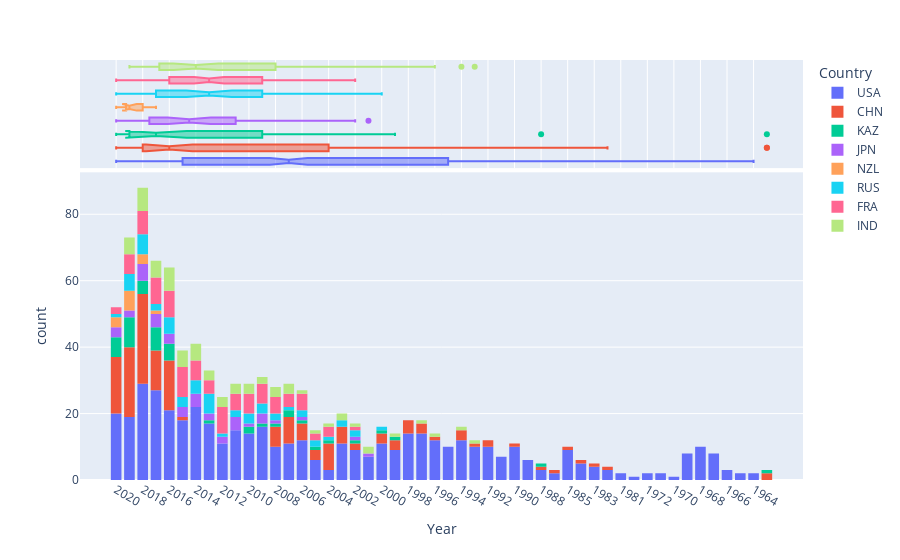

This figure's notebook cell:
### Code cell
fig = px.histogram(df, x="Year", color="Country", marginal="box", hover_data=df.columns)
fig.show()

### Figure 1 — Plotly figure (JSON) as saved in the notebook; plotly's stock layout.template omitted (floating-point values rounded to 4 significant figures; data arrays with more than 128 entries replaced by an {"elided": "..."} marker saying what was removed)
{"data": [{"alignmentgroup": "True", "bingroup": "x", "hovertemplate": "Country=USA<br>Year=%{x}<br>count=%{y}<extra></extra>", "legendgroup": "USA", "marker": {"color": "#636efa", "pattern": {"shape": ""}}, "name": "USA", "offsetgroup": "USA", "orientation": "v", "showlegend": true, "type": "histogram", "x": {"elided": "490 str values"}, "xaxis": "x", "yaxis": "y"}, {"alignmentgroup": "True", "customdata": {"elided": "490x12 mixed values"}, "hovertemplate": "Country=%{customdata[9]}<br>Year=%{x}<br>Unnamed: 0.1=%{customdata[0]}<br>Unnamed: 0=%{customdata[1]}<br>Organisation=%{customdata[2]}<br>Location=%{customdata[3]}<br>Date=%{customdata[4]}<br>Detail=%{customdata[5]}<br>Rocket_Status=%{customdata[6]}<br>Price=%{customdata[7]}<br>Mission_Status=%{customdata[8]}<br>Month=%{customdata[10]}<br>is_fail=%{customdata[11]}<extra></extra>", "legendgroup": "USA", "marker": {"color": "#636efa"}, "name": "USA", "notched": true, "offsetgroup": "USA", "showlegend": false, "type": "box", "x": {"elided": "490 str values"}, "xaxis": "x2", "yaxis": "y2"}, {"alignmentgroup": "True", "bingroup": "x", "hovertemplate": "Country=CHN<br>Year=%{x}<br>count=%{y}<extra></extra>", "legendgroup": "CHN", "marker": {"color": "#EF553B", "pattern": {"shape": ""}}, "name": "CHN", "offsetgroup": "CHN", "orientation": "v", "showlegend": true, "type": "histogram", "x": {"elided": "159 str values"}, "xaxis": "x", "yaxis": "y"}, {"alignmentgroup": "True", "customdata": {"elided": "159x12 mixed values"}, "hovertemplate": "Country=%{customdata[9]}<br>Year=%{x}<br>Unnamed: 0.1=%{customdata[0]}<br>Unnamed: 0=%{customdata[1]}<br>Organisation=%{customdata[2]}<br>Location=%{customdata[3]}<br>Date=%{customdata[4]}<br>Detail=%{customdata[5]}<br>Rocket_Status=%{customdata[6]}<br>Price=%{customdata[7]}<br>Mission_Status=%{customdata[8]}<br>Month=%{customdata[10]}<br>is_fail=%{customdata[11]}<extra></extra>", "legendgroup": "CHN", "marker": {"color": "#EF553B"}, "name": "CHN", "notched": true, "offsetgroup": "CHN", "showlegend": false, "type": "box", "x": {"elided": "159 str values"}, "xaxis": "x2", "yaxis": "y2"}, {"alignmentgroup": "True", "bingroup": "x", "hovertemplate": "Country=KAZ<br>Year=%{x}<br>count=%{y}<extra></extra>", "legendgroup": "KAZ", "marker": {"color": "#00cc96", "pattern": {"shape": ""}}, "name": "KAZ", "offsetgroup": "KAZ", "orientation": "v", "showlegend": true, "type": "histogram", "x": ["2020", "2020", "2020", "2020", "2020", "2020", "2019", "2019", "2019", "2019", "2019", "2019", "2019", "2019", "2019", "2018", "2018", "2018", "2018", "2017", "2017", "2017", "2017", "2017", "2017", "2017", "2016", "2016", "2016", "2016", "2016", "2013", "2010", "2010", "2009", "2008", "2007", "2007", "2006", "2005", "2004", "2002", "2000", "1999", "1988", "1987"], "xaxis": "x", "yaxis": "y"}, {"alignmentgroup": "True", "customdata": {"elided": "46x12 mixed values"}, "hovertemplate": "Country=%{customdata[9]}<br>Year=%{x}<br>Unnamed: 0.1=%{customdata[0]}<br>Unnamed: 0=%{customdata[1]}<br>Organisation=%{customdata[2]}<br>Location=%{customdata[3]}<br>Date=%{customdata[4]}<br>Detail=%{customdata[5]}<br>Rocket_Status=%{customdata[6]}<br>Price=%{customdata[7]}<br>Mission_Status=%{customdata[8]}<br>Month=%{customdata[10]}<br>is_fail=%{customdata[11]}<extra></extra>", "legendgroup": "KAZ", "marker": {"color": "#00cc96"}, "name": "KAZ", "notched": true, "offsetgroup": "KAZ", "showlegend": false, "type": "box", "x": ["2020", "2020", "2020", "2020", "2020", "2020", "2019", "2019", "2019", "2019", "2019", "2019", "2019", "2019", "2019", "2018", "2018", "2018", "2018", "2017", "2017", "2017", "2017", "2017", "2017", "2017", "2016", "2016", "2016", "2016", "2016", "2013", "2010", "2010", "2009", "2008", "2007", "2007", "2006", "2005", "2004", "2002", "2000", "1999", "1988", "1987"], "xaxis": "x2", "yaxis": "y2"}, {"alignmentgroup": "True", "bingroup": "x", "hovertemplate": "Country=JPN<br>Year=%{x}<br>count=%{y}<extra></extra>", "legendgroup": "JPN", "marker": {"color": "#ab63fa", "pattern": {"shape": ""}}, "name": "JPN", "offsetgroup": "JPN", "orientation": "v", "showlegend": true, "type": "histogram", "x": ["2020", "2020", "2020", "2019", "2019", "2018", "2018", "2018", "2018", "2018", "2017", "2017", "2017", "2017", "2016", "2016", "2016", "2015", "2015", "2015", "2014", "2014", "2014", "2014", "2013", "2013", "2012", "2012", "2011", "2011", "2011", "2011", "2010", "2009", "2009", "2009", "2008", "2006", "2002", "2001"], "xaxis": "x", "yaxis": "y"}, {"alignmentgroup": "True", "customdata": {"elided": "40x12 mixed values"}, "hovertemplate": "Country=%{customdata[9]}<br>Year=%{x}<br>Unnamed: 0.1=%{customdata[0]}<br>Unnamed: 0=%{customdata[1]}<br>Organisation=%{customdata[2]}<br>Location=%{customdata[3]}<br>Date=%{customdata[4]}<br>Detail=%{customdata[5]}<br>Rocket_Status=%{customdata[6]}<br>Price=%{customdata[7]}<br>Mission_Status=%{customdata[8]}<br>Month=%{customdata[10]}<br>is_fail=%{customdata[11]}<extra></extra>", "legendgroup": "JPN", "marker": {"color": "#ab63fa"}, "name": "JPN", "notched": true, "offsetgroup": "JPN", "showlegend": false, "type": "box", "x": ["2020", "2020", "2020", "2019", "2019", "2018", "2018", "2018", "2018", "2018", "2017", "2017", "2017", "2017", "2016", "2016", "2016", "2015", "2015", "2015", "2014", "2014", "2014", "2014", "2013", "2013", "2012", "2012", "2011", "2011", "2011", "2011", "2010", "2009", "2009", "2009", "2008", "2006", "2002", "2001"], "xaxis": "x2", "yaxis": "y2"}, {"alignmentgroup": "True", "bingroup": "x", "hovertemplate": "Country=NZL<br>Year=%{x}<br>count=%{y}<extra></extra>", "legendgroup": "NZL", "marker": {"color": "#FFA15A", "pattern": {"shape": ""}}, "name": "NZL", "offsetgroup": "NZL", "orientation": "v", "showlegend": true, "type": "histogram", "x": ["2020", "2020", "2020", "2019", "2019", "2019", "2019", "2019", "2019", "2018", "2018", "2018", "2017"], "xaxis": "x", "yaxis": "y"}, {"alignmentgroup": "True", "customdata": {"elided": "13x12 mixed values"}, "hovertemplate": "Country=%{customdata[9]}<br>Year=%{x}<br>Unnamed: 0.1=%{customdata[0]}<br>Unnamed: 0=%{customdata[1]}<br>Organisation=%{customdata[2]}<br>Location=%{customdata[3]}<br>Date=%{customdata[4]}<br>Detail=%{customdata[5]}<br>Rocket_Status=%{customdata[6]}<br>Price=%{customdata[7]}<br>Mission_Status=%{customdata[8]}<br>Month=%{customdata[10]}<br>is_fail=%{customdata[11]}<extra></extra>", "legendgroup": "NZL", "marker": {"color": "#FFA15A"}, "name": "NZL", "notched": true, "offsetgroup": "NZL", "showlegend": false, "type": "box", "x": ["2020", "2020", "2020", "2019", "2019", "2019", "2019", "2019", "2019", "2018", "2018", "2018", "2017"], "xaxis": "x2", "yaxis": "y2"}, {"alignmentgroup": "True", "bingroup": "x", "hovertemplate": "Country=RUS<br>Year=%{x}<br>count=%{y}<extra></extra>", "legendgroup": "RUS", "marker": {"color": "#19d3f3", "pattern": {"shape": ""}}, "name": "RUS", "offsetgroup": "RUS", "orientation": "v", "showlegend": true, "type": "histogram", "x": ["2020", "2019", "2019", "2019", "2019", "2019", "2018", "2018", "2018", "2018", "2018", "2018", "2017", "2017", "2016", "2016", "2016", "2016", "2016", "2015", "2015", "2015", "2014", "2014", "2014", "2014", "2013", "2013", "2013", "2013", "2013", "2013", "2012", "2011", "2011", "2010", "2010", "2010", "2009", "2009", "2009", "2008", "2008", "2007", "2006", "2006", "2005", "2005", "2004", "2003", "2003", "2002", "2002", "2000"], "xaxis": "x", "yaxis": "y"}, {"alignmentgroup": "True", "customdata": {"elided": "54x12 mixed values"}, "hovertemplate": "Country=%{customdata[9]}<br>Year=%{x}<br>Unnamed: 0.1=%{customdata[0]}<br>Unnamed: 0=%{customdata[1]}<br>Organisation=%{customdata[2]}<br>Location=%{customdata[3]}<br>Date=%{customdata[4]}<br>Detail=%{customdata[5]}<br>Rocket_Status=%{customdata[6]}<br>Price=%{customdata[7]}<br>Mission_Status=%{customdata[8]}<br>Month=%{customdata[10]}<br>is_fail=%{customdata[11]}<extra></extra>", "legendgroup": "RUS", "marker": {"color": "#19d3f3"}, "name": "RUS", "notched": true, "offsetgroup": "RUS", "showlegend": false, "type": "box", "x": ["2020", "2019", "2019", "2019", "2019", "2019", "2018", "2018", "2018", "2018", "2018", "2018", "2017", "2017", "2016", "2016", "2016", "2016", "2016", "2015", "2015", "2015", "2014", "2014", "2014", "2014", "2013", "2013", "2013", "2013", "2013", "2013", "2012", "2011", "2011", "2010", "2010", "2010", "2009", "2009", "2009", "2008", "2008", "2007", "2006", "2006", "2005", "2005", "2004", "2003", "2003", "2002", "2002", "2000"], "xaxis": "x2", "yaxis": "y2"}, {"alignmentgroup": "True", "bingroup": "x", "hovertemplate": "Country=FRA<br>Year=%{x}<br>count=%{y}<extra></extra>", "legendgroup": "FRA", "marker": {"color": "#FF6692", "pattern": {"shape": ""}}, "name": "FRA", "offsetgroup": "FRA", "orientation": "v", "showlegend": true, "type": "histogram", "x": ["2020", "2020", "2019", "2019", "2019", "2019", "2019", "2019", "2018", "2018", "2018", "2018", "2018", "2018", "2018", "2017", "2017", "2017", "2017", "2017", "2017", "2017", "2017", "2016", "2016", "2016", "2016", "2016", "2016", "2016", "2016", "2015", "2015", "2015", "2015", "2015", "2015", "2015", "2015", "2015", "2014", "2014", "2014", "2014", "2014", "2014", "2013", "2013", "2013", "2013", "2012", "2012", "2012", "2012", "2012", "2012", "2012", "2012", "2011", "2011", "2011", "2011", "2011", "2010", "2010", "2010", "2010", "2010", "2010", "2009", "2009", "2009", "2009", "2009", "2009", "2008", "2008", "2008", "2008", "2008", "2007", "2007", "2007", "2007", "2006", "2006", "2006", "2006", "2006", "2005", "2005", "2004", "2004", "2004", "2002"], "xaxis": "x", "yaxis": "y"}, {"alignmentgroup": "True", "customdata": {"elided": "95x12 mixed values"}, "hovertemplate": "Country=%{customdata[9]}<br>Year=%{x}<br>Unnamed: 0.1=%{customdata[0]}<br>Unnamed: 0=%{customdata[1]}<br>Organisation=%{customdata[2]}<br>Location=%{customdata[3]}<br>Date=%{customdata[4]}<br>Detail=%{customdata[5]}<br>Rocket_Status=%{customdata[6]}<br>Price=%{customdata[7]}<br>Mission_Status=%{customdata[8]}<br>Month=%{customdata[10]}<br>is_fail=%{customdata[11]}<extra></extra>", "legendgroup": "FRA", "marker": {"color": "#FF6692"}, "name": "FRA", "notched": true, "offsetgroup": "FRA", "showlegend": false, "type": "box", "x": ["2020", "2020", "2019", "2019", "2019", "2019", "2019", "2019", "2018", "2018", "2018", "2018", "2018", "2018", "2018", "2017", "2017", "2017", "2017", "2017", "2017", "2017", "2017", "2016", "2016", "2016", "2016", "2016", "2016", "2016", "2016", "2015", "2015", "2015", "2015", "2015", "2015", "2015", "2015", "2015", "2014", "2014", "2014", "2014", "2014", "2014", "2013", "2013", "2013", "2013", "2012", "2012", "2012", "2012", "2012", "2012", "2012", "2012", "2011", "2011", "2011", "2011", "2011", "2010", "2010", "2010", "2010", "2010", "2010", "2009", "2009", "2009", "2009", "2009", "2009", "2008", "2008", "2008", "2008", "2008", "2007", "2007", "2007", "2007", "2006", "2006", "2006", "2006", "2006", "2005", "2005", "2004", "2004", "2004", "2002"], "xaxis": "x2", "yaxis": "y2"}, {"alignmentgroup": "True", "bingroup": "x", "hovertemplate": "Country=IND<br>Year=%{x}<br>count=%{y}<extra></extra>", "legendgroup": "IND", "marker": {"color": "#B6E880", "pattern": {"shape": ""}}, "name": "IND", "offsetgroup": "IND", "orientation": "v", "showlegend": true, "type": "histogram", "x": ["2019", "2019", "2019", "2019", "2019", "2018", "2018", "2018", "2018", "2018", "2018", "2018", "2017", "2017", "2017", "2017", "2017", "2016", "2016", "2016", "2016", "2016", "2016", "2016", "2015", "2015", "2015", "2015", "2015", "2014", "2014", "2014", "2014", "2014", "2013", "2013", "2013", "2012", "2012", "2012", "2011", "2011", "2011", "2010", "2010", "2010", "2009", "2009", "2008", "2008", "2008", "2007", "2007", "2007", "2006", "2005", "2004", "2003", "2003", "2002", "2001", "2001", "1999", "1997", "1996", "1994", "1993"], "xaxis": "x", "yaxis": "y"}, {"alignmentgroup": "True", "customdata": {"elided": "67x12 mixed values"}, "hovertemplate": "Country=%{customdata[9]}<br>Year=%{x}<br>Unnamed: 0.1=%{customdata[0]}<br>Unnamed: 0=%{customdata[1]}<br>Organisation=%{customdata[2]}<br>Location=%{customdata[3]}<br>Date=%{customdata[4]}<br>Detail=%{customdata[5]}<br>Rocket_Status=%{customdata[6]}<br>Price=%{customdata[7]}<br>Mission_Status=%{customdata[8]}<br>Month=%{customdata[10]}<br>is_fail=%{customdata[11]}<extra></extra>", "legendgroup": "IND", "marker": {"color": "#B6E880"}, "name": "IND", "notched": true, "offsetgroup": "IND", "showlegend": false, "type": "box", "x": ["2019", "2019", "2019", "2019", "2019", "2018", "2018", "2018", "2018", "2018", "2018", "2018", "2017", "2017", "2017", "2017", "2017", "2016", "2016", "2016", "2016", "2016", "2016", "2016", "2015", "2015", "2015", "2015", "2015", "2014", "2014", "2014", "2014", "2014", "2013", "2013", "2013", "2012", "2012", "2012", "2011", "2011", "2011", "2010", "2010", "2010", "2009", "2009", "2008", "2008", "2008", "2007", "2007", "2007", "2006", "2005", "2004", "2003", "2003", "2002", "2001", "2001", "1999", "1997", "1996", "1994", "1993"], "xaxis": "x2", "yaxis": "y2"}], "layout": {"barmode": "relative", "legend": {"title": {"text": "Country"}, "tracegroupgap": 0}, "margin": {"t": 60}, "xaxis": {"anchor": "y", "domain": [0, 1], "title": {"text": "Year"}}, "xaxis2": {"anchor": "y2", "domain": [0, 1], "matches": "x", "showgrid": true, "showticklabels": false}, "yaxis": {"anchor": "x", "domain": [0, 0.7326], "title": {"text": "count"}}, "yaxis2": {"anchor": "x2", "domain": [0.7426, 1], "matches": "y2", "showgrid": false, "showline": false, "showticklabels": false, "ticks": ""}}}
